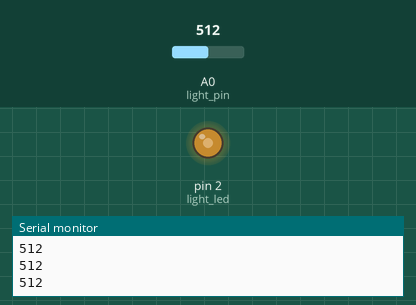
This program was run on a simulated Arduino Mega 2560, built with avr-gcc and run on an emulated ATmega2560. Parts: output pins drawn as LEDs (lit = HIGH), the last lines printed to the serial monitor. The test bench sets the inputs (shaded band); at power-on: A0 (light_pin) = 512.

Above: at 1.2 s.
1.3 s: A0 (light_pin) set to 752
2.8 s: A0 (light_pin) set to 773
At 3.4 s:
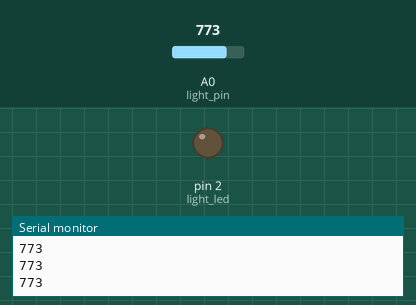
4.3 s: A0 (light_pin) set to 245
At 4.8 s:
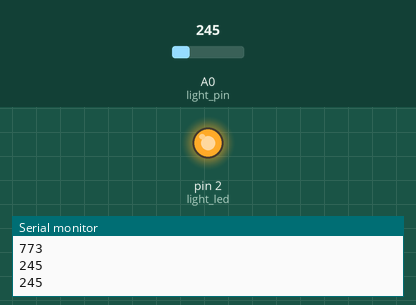
5.9 s: A0 (light_pin) set to 267
At 7.2 s:
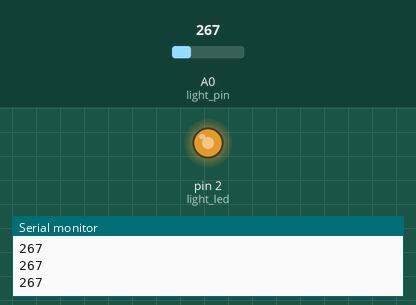
7.5 s: A0 (light_pin) set to 122
At 8.6 s:
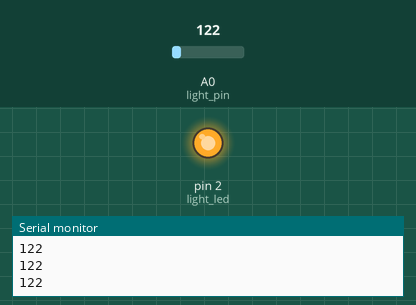
Timing chart, 0 to 10.1 s (numbered marks = the images above; inputs shaded):
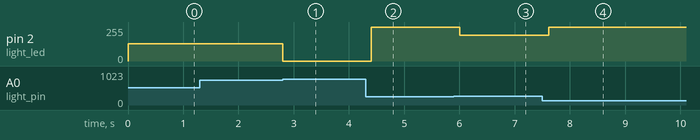

The program:

main.cpp
```cpp
//**************************************************************//
//  Name    : Night Light
//  Author  : Jose Luis Figueroa
//  Date    : 28 March, 2021
//  Board   : Arduino Mega
//  Version : 1.0
//  Notes   : Turn led on with some intensity according to the
//          : photoresistor
//**************************************************************//
#include <Arduino.h>

//Pins
const uint8_t light_pin = A0;
const uint8_t light_led = 2;

void setup()
{
  Serial.begin(9600);
}

void loop()
{
  //Get a value of the photoresitor (0-1023)
  uint16_t light_val = analogRead(light_pin);

  //Conditions to turn led on according to the light of the
  //photoresitor
  if(light_val >= 765)
  {
    analogWrite(light_led, 0);
  }
  else if(light_val >= 510 && light_val < 765)
  {
    analogWrite(light_led, 129);
  }
  else if(light_val >= 255 and light_val < 510)
  {
    analogWrite(light_led, 192);
  }
  else
  {
    analogWrite(light_led, 255);
  }
  Serial.println(light_val);
  delay(200);

}
```

Measured:
- the behaviour switches between 764 and 765 on A0 (light_pin) (found by bisection; images 0 and 1)
- the behaviour switches between 254 and 255 on A0 (light_pin) (found by bisection; images 2 and 3)
- after the input at 2.8 s, pin 2 (light_led): 129/255 → 0/255 at once
- after the input at 4.3 s, pin 2 (light_led): 0/255 → 255/255 after 0.11 s
- after the input at 5.9 s, pin 2 (light_led): 255/255 → 192/255 after 0.11 s
- after the input at 7.5 s, pin 2 (light_led): 192/255 → 255/255 after 0.11 s
